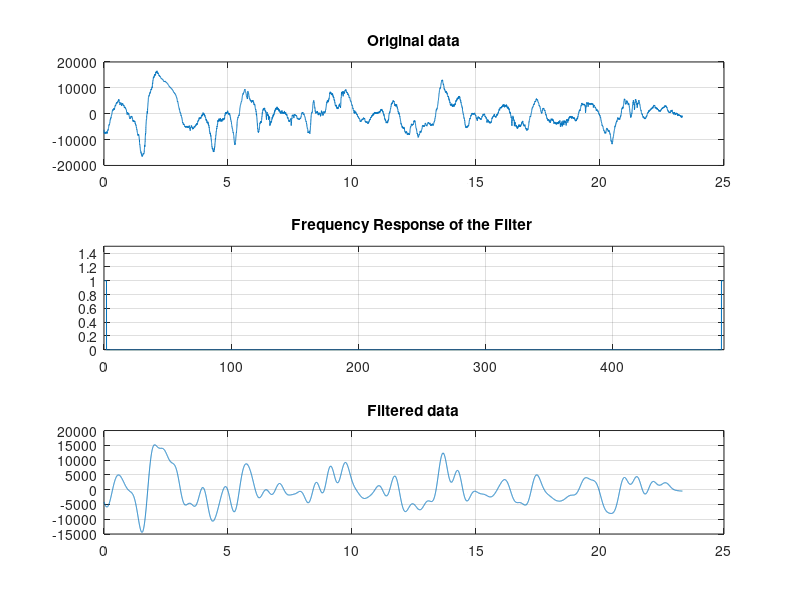

MATLAB code for this plot: (Note: this script raises an error after producing the figure.)
load('data_via_UART_USB_mar22.mat')



%% filter

z = data5;

Fs= 488; 
Ts=1/Fs;
Lz=length(z);
n=[0:Lz-1]';
t=n*Ts;

%Frequency domain filtering assumes kth-fft-point = (k-1)*Fs/N Hz;
%Find N = fft size as a nearest integer power of 2
Np2 = nextpow2(Lz);   % Np2 = nearest power of 2
N = 2^Np2;   %N = fft size
Ftype = 1; %input('Select filter type (1/2/3 for LP/HP/BP) ');

%Implement LP Filter (with lower cut-off at LC Hz)
  LC = 2; %input('Enter Lower Cut-off Freqeuncy in Hz ');
  KLC = round(1 + LC*N/Fs);
  IKLC = N-KLC + 1;
  H = ones(N,1);
  H(KLC:IKLC)=zeros(IKLC-KLC+1,1);

dat=z;
dat = dat - sum(dat)/length(dat);
datK = fft(dat,N);
datKH = datK.*H;
datf = real(ifft(datKH));  %dataf = filtered data
datf = datf(1:length(z));

% Plot results
figure(1)
subplot(311)
plot(t,dat)
grid
title('Original data')
Freq=[0:1:N-1]*Fs/N;
subplot(312)
plot(Freq,H)
axis([0 N*Fs/N 0 1.5])
grid
title('Frequency Response of the Filter ')
subplot(313)
plot(t,datf)
title('Filtered data');
grid


% write to text file 
fileID = fopen('data5f.txt','w');
fprintf(fileID,'%f \r\n',datf);
fclose(fileID);
    
%save('data_UART_Filtered.mat', 'dat1f', 'dat2f', 'dat3f', 'dat4f', 'dat5f');


%% downsample
%load('data_UART_Filtered.mat');

    % down-sample: keep every 48th sample to go from 488->100 Hz
    %data1f = zeros(ceil(length(data1)/4),1);
    data1fs = downsample(data1f, 48);
    data2fs = downsample(data2f, 48);
    data3fs = downsample(data3f, 48);
    data4fs = downsample(data4f, 48);
    data5fs = downsample(data5f, 48);
    
    save('data_UART_Filtered_downsampled.mat', 'data1fs', 'data2fs', 'data3fs', 'data4fs', 'data5fs');
    
    
% write to text file 
fileID = fopen('data1fs.txt','w');
fprintf(fileID,'%f \r\n',data1fs);
fclose(fileID);

fileID = fopen('data2fs.txt','w');
fprintf(fileID,'%f \r\n',data2fs);
fclose(fileID);

fileID = fopen('data3fs.txt','w');
fprintf(fileID,'%f \r\n',data3fs);
fclose(fileID);

fileID = fopen('data4fs.txt','w');
fprintf(fileID,'%f \r\n',data4fs);
fclose(fileID);

fileID = fopen('data5fs.txt','w');
fprintf(fileID,'%f \r\n',data5fs);
fclose(fileID);

figure();
subplot(3,1,1)
plot(data1)
subplot(3,1,2)
plot(data1f)
subplot(3,1,3)
plot(data1fs)
